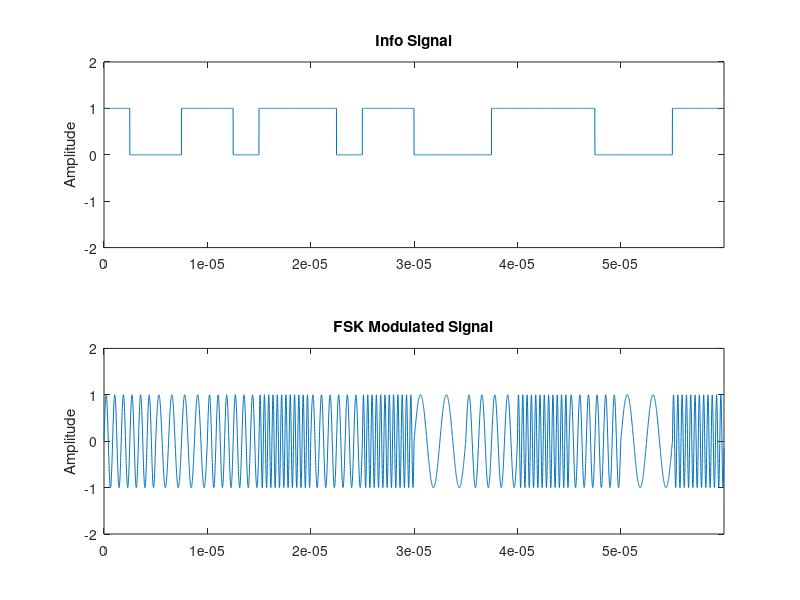

Here is the MATLAB script that generated this plot:
%fsk.m
close all;
clear all;

bit_pattern=[ 1 0 0 1 1 0 1 1 1 0 1 1 0 0 0 1 1 1 1 0 0 0 1 1 ];
cf0=0.4E6;      %carrier frequency to encode binary 0, 0.8 MHz
cf1=0.8E6;      %carrier frequency to encode binary 1, 2.4 MHz
cf2=1.2E6;
cf3=2.4E6;
%sample frequency 100 MHz, i.e samples taken at intervals of 1e-8
%bit rate 250kbps, i.e 250 samples per bit
delt=1E-8;
fs=1/delt;
spb=250;
tmax=(spb*length(bit_pattern)-1)*delt;
t=0:delt:tmax;

%Generation of the binary info signal
bits=zeros(1,length(t));
for bit_no=1:1:length(bit_pattern)
    for sample=1:1:spb
        bits((bit_no-1)*spb+sample)=bit_pattern(bit_no);
    end
end

figure;
subplot(2,1,1);plot(t,bits);
ylabel('Amplitude');
title('Info Signal');
axis([0 tmax -2 2]);

%FSK Modulation
FSK=[];
for bit_no=1:1:length(bit_pattern)
    if bit_pattern(bit_no)==1
        t_bit=(bit_no-1)*spb*delt:delt:(bit_no*spb-1)*delt;
        Wc=cf1*2*pi*t_bit;
        mod=(1)*sin(Wc);
    elseif bit_pattern(bit_no)==0
        t_bit=(bit_no-1)*spb*delt:delt:(bit_no*spb-1)*delt;
        Wc=cf0*2*pi*t_bit;
        mod=(1)*sin(Wc);
    end
    FSK=[FSK mod];
end
subplot(2,1,2);plot(t,FSK);
ylabel('Amplitude');
title('FSK Modulated Signal');
axis([0 tmax -2 2]);



%FSK Modulation
FSK=[];
for bit_no=1:2:length(bit_pattern)
        if bit_pattern(bit_no)==0 && bit_pattern(bit_no+1)==0
            
            t_bit=(bit_no-1)*spb*delt:delt:((bit_no+1)*spb-1)*delt;
            Wc=cf0*2*pi*t_bit;
            mod=(1)*sin(Wc);
        elseif bit_pattern(bit_no)==0 && bit_pattern(bit_no+1)==1
            t_bit=(bit_no-1)*spb*delt:delt:((bit_no+1)*spb-1)*delt;  
            Wc=cf1*2*pi*t_bit;
            mod=(1)*sin(Wc);
        elseif bit_pattern(bit_no)==1 && bit_pattern(bit_no+1)==0
            t_bit=(bit_no-1)*spb*delt:delt:((bit_no+1)*spb-1)*delt;
            Wc=cf2*2*pi*t_bit;
            mod=(1)*sin(Wc);
        elseif bit_pattern(bit_no)==1 && bit_pattern(bit_no+1)==1
            t_bit=(bit_no-1)*spb*delt:delt:((bit_no+1)*spb-1)*delt;
           Wc=cf3*2*pi*t_bit;
         mod=(1)*sin(Wc);
        end
        FSK=[FSK mod];
    end
subplot(2,1,2);plot(t,FSK);
ylabel('Amplitude');
title('FSK Modulated Signal');
axis([0 tmax -2 2]);

